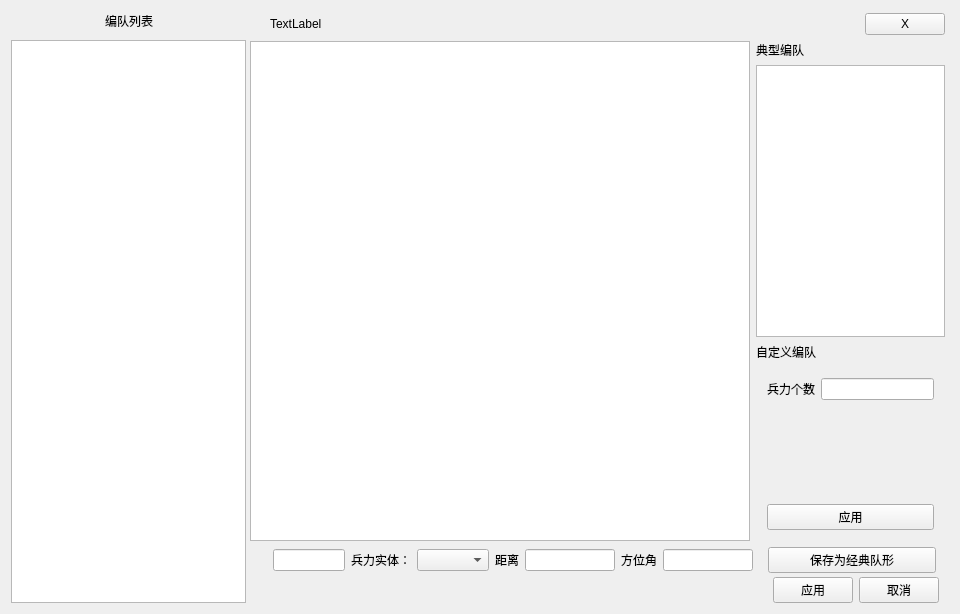
<?xml version="1.0" encoding="UTF-8"?>
<ui version="4.0">
 <class>formationWidget</class>
 <widget class="QWidget" name="formationWidget">
  <property name="geometry">
   <rect>
    <x>0</x>
    <y>0</y>
    <width>960</width>
    <height>612</height>
   </rect>
  </property>
  <property name="windowTitle">
   <string>编队阵型编辑</string>
  </property>
  <layout class="QVBoxLayout" name="verticalLayout_8">
   <item>
    <layout class="QHBoxLayout" name="horizontalLayout_2" stretch="1,3">
     <property name="spacing">
      <number>0</number>
     </property>
     <item>
      <widget class="QWidget" name="widget_touming" native="true">
       <layout class="QVBoxLayout" name="verticalLayout">
        <property name="spacing">
         <number>9</number>
        </property>
        <property name="margin">
         <number>0</number>
        </property>
        <item>
         <layout class="QHBoxLayout" name="horizontalLayout_11">
          <item>
           <spacer name="horizontalSpacer_4">
            <property name="orientation">
             <enum>Qt::Horizontal</enum>
            </property>
            <property name="sizeHint" stdset="0">
             <size>
              <width>40</width>
              <height>20</height>
             </size>
            </property>
           </spacer>
          </item>
          <item>
           <widget class="QLabel" name="label">
            <property name="text">
             <string>编队列表</string>
            </property>
            <property name="alignment">
             <set>Qt::AlignCenter</set>
            </property>
           </widget>
          </item>
          <item>
           <spacer name="horizontalSpacer_5">
            <property name="orientation">
             <enum>Qt::Horizontal</enum>
            </property>
            <property name="sizeHint" stdset="0">
             <size>
              <width>40</width>
              <height>20</height>
             </size>
            </property>
           </spacer>
          </item>
         </layout>
        </item>
        <item>
         <widget class="QTreeWidget" name="treeWidget">
          <property name="contextMenuPolicy">
           <enum>Qt::CustomContextMenu</enum>
          </property>
          <attribute name="headerVisible">
           <bool>false</bool>
          </attribute>
         </widget>
        </item>
       </layout>
      </widget>
     </item>
     <item>
      <widget class="QWidget" name="widget_movementP" native="true">
       <layout class="QGridLayout" name="gridLayout_5">
        <property name="verticalSpacing">
         <number>0</number>
        </property>
        <property name="margin">
         <number>0</number>
        </property>
        <item row="0" column="0">
         <layout class="QVBoxLayout" name="verticalLayout_7">
          <property name="leftMargin">
           <number>4</number>
          </property>
          <property name="topMargin">
           <number>2</number>
          </property>
          <property name="rightMargin">
           <number>4</number>
          </property>
          <property name="bottomMargin">
           <number>4</number>
          </property>
          <item>
           <widget class="QWidget" name="widget_fmContent" native="true">
            <layout class="QVBoxLayout" name="verticalLayout_6">
             <property name="spacing">
              <number>6</number>
             </property>
             <property name="margin">
              <number>0</number>
             </property>
             <item>
              <widget class="QWidget" name="widget_close" native="true">
               <layout class="QHBoxLayout" name="horizontalLayout">
                <property name="margin">
                 <number>0</number>
                </property>
                <item>
                 <spacer name="horizontalSpacer_3">
                  <property name="orientation">
                   <enum>Qt::Horizontal</enum>
                  </property>
                  <property name="sizeType">
                   <enum>QSizePolicy::Maximum</enum>
                  </property>
                  <property name="sizeHint" stdset="0">
                   <size>
                    <width>20</width>
                    <height>20</height>
                   </size>
                  </property>
                 </spacer>
                </item>
                <item>
                 <widget class="QLabel" name="label_widgetTitle">
                  <property name="text">
                   <string>TextLabel</string>
                  </property>
                 </widget>
                </item>
                <item>
                 <spacer name="horizontalSpacer">
                  <property name="orientation">
                   <enum>Qt::Horizontal</enum>
                  </property>
                  <property name="sizeHint" stdset="0">
                   <size>
                    <width>40</width>
                    <height>20</height>
                   </size>
                  </property>
                 </spacer>
                </item>
                <item>
                 <widget class="QPushButton" name="pushButton_mp_close">
                  <property name="text">
                   <string>X</string>
                  </property>
                 </widget>
                </item>
               </layout>
              </widget>
             </item>
             <item>
              <layout class="QHBoxLayout" name="horizontalLayout_5" stretch="3,1">
               <item>
                <widget class="unitsGraphicsView" name="graphicsView_formation">
                 <property name="minimumSize">
                  <size>
                   <width>500</width>
                   <height>500</height>
                  </size>
                 </property>
                 <property name="maximumSize">
                  <size>
                   <width>500</width>
                   <height>500</height>
                  </size>
                 </property>
                </widget>
               </item>
               <item>
                <layout class="QVBoxLayout" name="verticalLayout_5" stretch="3,2">
                 <item>
                  <layout class="QVBoxLayout" name="verticalLayout_4">
                   <item>
                    <widget class="QLabel" name="label_modelFormation">
                     <property name="text">
                      <string>典型编队</string>
                     </property>
                    </widget>
                   </item>
                   <item>
                    <widget class="QWidget" name="widget_formaiton_dx" native="true">
                     <layout class="QGridLayout" name="gridLayout_3">
                      <property name="margin">
                       <number>0</number>
                      </property>
                      <item row="0" column="0">
                       <widget class="QListWidget" name="listWidget_formationList"/>
                      </item>
                     </layout>
                    </widget>
                   </item>
                  </layout>
                 </item>
                 <item>
                  <layout class="QVBoxLayout" name="verticalLayout_3">
                   <item>
                    <widget class="QLabel" name="label_formationSelf">
                     <property name="text">
                      <string>自定义编队</string>
                     </property>
                    </widget>
                   </item>
                   <item>
                    <widget class="QWidget" name="widget_formationSelf" native="true">
                     <layout class="QGridLayout" name="gridLayout_4">
                      <item row="2" column="0">
                       <widget class="QPushButton" name="pushButton_zdy_ok">
                        <property name="text">
                         <string>应用</string>
                        </property>
                       </widget>
                      </item>
                      <item row="0" column="0">
                       <layout class="QHBoxLayout" name="horizontalLayout_4">
                        <item>
                         <widget class="QLabel" name="label_3">
                          <property name="text">
                           <string>兵力个数</string>
                          </property>
                         </widget>
                        </item>
                        <item>
                         <widget class="QLineEdit" name="lineEdit_formationNum"/>
                        </item>
                       </layout>
                      </item>
                      <item row="1" column="0">
                       <spacer name="verticalSpacer">
                        <property name="orientation">
                         <enum>Qt::Vertical</enum>
                        </property>
                        <property name="sizeHint" stdset="0">
                         <size>
                          <width>20</width>
                          <height>40</height>
                         </size>
                        </property>
                       </spacer>
                      </item>
                     </layout>
                    </widget>
                   </item>
                  </layout>
                 </item>
                </layout>
               </item>
              </layout>
             </item>
             <item>
              <layout class="QHBoxLayout" name="horizontalLayout_9" stretch="3,1">
               <property name="spacing">
                <number>15</number>
               </property>
               <property name="rightMargin">
                <number>9</number>
               </property>
               <item>
                <layout class="QHBoxLayout" name="horizontalLayout_8">
                 <property name="leftMargin">
                  <number>10</number>
                 </property>
                 <item>
                  <layout class="QHBoxLayout" name="horizontalLayout_10">
                   <item>
                    <widget class="QLabel" name="label_bilichi">
                     <property name="text">
                      <string/>
                     </property>
                    </widget>
                   </item>
                   <item>
                    <widget class="QLineEdit" name="lineEdit_showPlottingscale"/>
                   </item>
                  </layout>
                 </item>
                 <item>
                  <layout class="QHBoxLayout" name="horizontalLayout_6">
                   <item>
                    <widget class="QLabel" name="label_4">
                     <property name="text">
                      <string>兵力实体：</string>
                     </property>
                    </widget>
                   </item>
                   <item>
                    <widget class="QComboBox" name="comboBox_formationTroops"/>
                   </item>
                  </layout>
                 </item>
                 <item>
                  <layout class="QHBoxLayout" name="horizontalLayout_7">
                   <item>
                    <widget class="QLabel" name="label_5">
                     <property name="text">
                      <string>距离</string>
                     </property>
                    </widget>
                   </item>
                   <item>
                    <widget class="QLineEdit" name="lineEdit_formation_distance"/>
                   </item>
                   <item>
                    <widget class="QLabel" name="label_6">
                     <property name="text">
                      <string>方位角</string>
                     </property>
                    </widget>
                   </item>
                   <item>
                    <widget class="QLineEdit" name="lineEdit_formation_angle"/>
                   </item>
                  </layout>
                 </item>
                </layout>
               </item>
               <item>
                <widget class="QPushButton" name="pushButton_leaveFormation">
                 <property name="text">
                  <string>保存为经典队形</string>
                 </property>
                </widget>
               </item>
              </layout>
             </item>
            </layout>
           </widget>
          </item>
         </layout>
        </item>
        <item row="1" column="0">
         <widget class="QWidget" name="widget_okBar" native="true">
          <layout class="QHBoxLayout" name="horizontalLayout_3">
           <property name="leftMargin">
            <number>10</number>
           </property>
           <property name="topMargin">
            <number>0</number>
           </property>
           <property name="rightMargin">
            <number>10</number>
           </property>
           <property name="bottomMargin">
            <number>0</number>
           </property>
           <item>
            <spacer name="horizontalSpacer_2">
             <property name="orientation">
              <enum>Qt::Horizontal</enum>
             </property>
             <property name="sizeHint" stdset="0">
              <size>
               <width>40</width>
               <height>20</height>
              </size>
             </property>
            </spacer>
           </item>
           <item>
            <widget class="QPushButton" name="pushButton_ok">
             <property name="text">
              <string>应用</string>
             </property>
            </widget>
           </item>
           <item>
            <widget class="QPushButton" name="pushButton_cancel">
             <property name="text">
              <string>取消</string>
             </property>
            </widget>
           </item>
          </layout>
         </widget>
        </item>
       </layout>
      </widget>
     </item>
    </layout>
   </item>
  </layout>
 </widget>
 <layoutdefault spacing="6" margin="11"/>
 <customwidgets>
  <customwidget>
   <class>unitsGraphicsView</class>
   <extends>QGraphicsView</extends>
   <header location="global">unitsgraphicsview.h</header>
  </customwidget>
 </customwidgets>
 <resources/>
 <connections/>
</ui>
